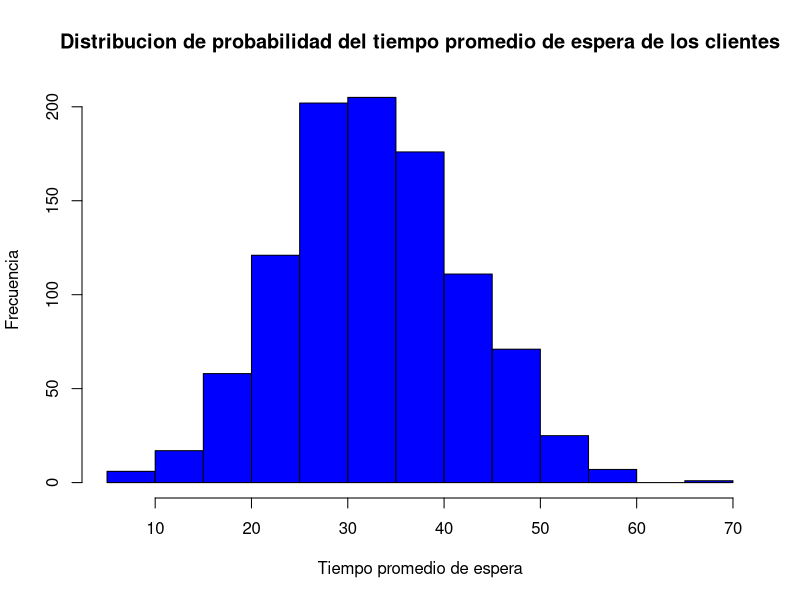

Write the R code that produced this figure.
# Laboratorio 2 Modelo Estocastico 2024

# Fecha: 12 de junio de 2024

# Gianfranco Astorga Saco

# Enunciado:

# En una tienda con un unico servidor se estan tomando los tiempos entre llegada de los clientes.
# Despues de haber realizado un analisis estadistico se determino que el tiempo entre llegadas de los clientes se distribuye
# log normal con una media logaritmica de 0.2 y una desviacion estandar logaritmica de 0.3.

# Junto con lo anterior se midio el tiempo de atencion de los clientes en la caja.
# Igualmente, un analisis estadistico determino que los tiempos de atencion se distribuyen log normal
# con una media logaritmica de 0.15 y una desviacion estandar logaritmica de 0.3.

# Con esta informacion se le pide programar en R las siguientes actividades:

# 1. Determinar la hora de llegada de 1000 clientes asumiendo que los tiempos entre llegada distribuyen segun lo mencionado en el enunciado.

# Desarrollo 1:

# Se importa la libreria de distribuciones lognormales

library(MASS)

# Se definen los parametros de la distribucion lognormal de los tiempos entre llegadas

mu_tiempo_entre_llegadas = 0.2

sigma_tiempo_entre_llegadas = 0.3

# Se generan 1000 tiempos entre llegadas

tiempos_entre_llegadas = rlnorm(1000, mu_tiempo_entre_llegadas, sigma_tiempo_entre_llegadas)

# Se suman los tiempos entre llegadas para obtener la hora de llegada de los clientes

hora_llegada_clientes = cumsum(tiempos_entre_llegadas)

# Se muestran las primeras 10 horas de llegada de los clientes

print('Las primeras 10 horas de llegada de los clientes son:')
print(hora_llegada_clientes[1:10])

# 2. Determinar los tiempos de atencion de los 1000 clientes asumiendo que los tiempos de atencion distribuyen segun lo mecionado en el enunciado.

# Se definen los parametros de la distribucion lognormal de los tiempos de atencion

mu_tiempo_atencion = 0.15

sigma_tiempo_atencion = 0.3

# Se generan 1000 tiempos de atencion

tiempos_atencion = rlnorm(1000, mu_tiempo_atencion, sigma_tiempo_atencion)

# Se muestran los primeros 10 tiempos de atencion

print('Los primeros 10 tiempos de atencion son:')
print(tiempos_atencion[1:10])

# 3. Determinar el tiempo promedio de espera de los clientes para ser atendidos.

# Se calcula el tiempo de espera de los clientes

tiempo_espera = numeric(1000)

tiempo_espera[1] = 0

for(i in 2:1000){
  tiempo_espera[i] = max(0, tiempo_espera[i-1] + tiempos_entre_llegadas[i-1] - tiempos_atencion[i-1])
}

# Se calcula el tiempo promedio de espera de los clientes

tiempo_promedio_espera = mean(tiempo_espera)

# Se muestra el tiempo promedio de espera de los clientes

print(paste('El tiempo promedio de espera de los clientes es:', tiempo_promedio_espera))

# 4. Realizar 1000 replicas del sistema y determinar una distribucion de probabilidad del tiempo promedio de espera de los clientes.

# Se definen las funciones para calcular el tiempo promedio de espera de los clientes

calcular_tiempo_promedio_espera = function(){
  tiempos_entre_llegadas = rlnorm(1000, mu_tiempo_entre_llegadas, sigma_tiempo_entre_llegadas)
  tiempos_atencion = rlnorm(1000, mu_tiempo_atencion, sigma_tiempo_atencion)
  
  tiempo_espera = numeric(1000)
  tiempo_espera[1] = 0
  
  for(i in 2:1000){
    tiempo_espera[i] = max(0, tiempo_espera[i-1] + tiempos_entre_llegadas[i-1] - tiempos_atencion[i-1])
  }
  
  return(mean(tiempo_espera))
}

# Se realizan 1000 replicas del sistema

tiempos_promedio_espera = replicate(1000, calcular_tiempo_promedio_espera())

# Se muestra la distribucion de probabilidad del tiempo promedio de espera de los clientes

hist(tiempos_promedio_espera, main='Distribucion de probabilidad del tiempo promedio de espera de los clientes', xlab='Tiempo promedio de espera', ylab='Frecuencia', col='blue')
